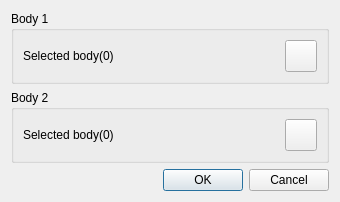
<?xml version="1.0" encoding="UTF-8"?>
<ui version="4.0">
 <class>BoolOptionDialog</class>
 <widget class="QDialog" name="BoolOptionDialog">
  <property name="geometry">
   <rect>
    <x>0</x>
    <y>0</y>
    <width>340</width>
    <height>181</height>
   </rect>
  </property>
  <property name="windowTitle">
   <string>Bool Dialog</string>
  </property>
  <layout class="QGridLayout" name="gridLayout_3">
   <item row="0" column="0">
    <widget class="QGroupBox" name="groupBox">
     <property name="title">
      <string>Body 1</string>
     </property>
     <layout class="QGridLayout" name="gridLayout">
      <item row="0" column="0">
       <widget class="QLabel" name="edgelabel">
        <property name="text">
         <string>Selected body(0)</string>
        </property>
       </widget>
      </item>
      <item row="0" column="1">
       <widget class="QPushButton" name="geoSelectSurface">
        <property name="sizePolicy">
         <sizepolicy hsizetype="Minimum" vsizetype="Minimum">
          <horstretch>0</horstretch>
          <verstretch>0</verstretch>
         </sizepolicy>
        </property>
        <property name="minimumSize">
         <size>
          <width>32</width>
          <height>32</height>
         </size>
        </property>
        <property name="maximumSize">
         <size>
          <width>32</width>
          <height>32</height>
         </size>
        </property>
        <property name="styleSheet">
         <string notr="true">background-image: url(:/QUI/geometry/selectface.png);</string>
        </property>
        <property name="text">
         <string/>
        </property>
        <property name="checkable">
         <bool>true</bool>
        </property>
       </widget>
      </item>
     </layout>
    </widget>
   </item>
   <item row="1" column="0">
    <widget class="QGroupBox" name="groupBox_2">
     <property name="title">
      <string>Body 2</string>
     </property>
     <layout class="QGridLayout" name="gridLayout_2">
      <item row="0" column="0">
       <widget class="QLabel" name="edgelabel_1">
        <property name="text">
         <string>Selected body(0)</string>
        </property>
       </widget>
      </item>
      <item row="0" column="1">
       <widget class="QPushButton" name="geoSelectSurface_1">
        <property name="sizePolicy">
         <sizepolicy hsizetype="Minimum" vsizetype="Minimum">
          <horstretch>0</horstretch>
          <verstretch>0</verstretch>
         </sizepolicy>
        </property>
        <property name="minimumSize">
         <size>
          <width>32</width>
          <height>32</height>
         </size>
        </property>
        <property name="maximumSize">
         <size>
          <width>32</width>
          <height>32</height>
         </size>
        </property>
        <property name="styleSheet">
         <string notr="true">background-image: url(:/QUI/geometry/selectface.png);</string>
        </property>
        <property name="text">
         <string/>
        </property>
        <property name="checkable">
         <bool>true</bool>
        </property>
       </widget>
      </item>
     </layout>
    </widget>
   </item>
   <item row="2" column="0">
    <widget class="QDialogButtonBox" name="buttonBox">
     <property name="orientation">
      <enum>Qt::Horizontal</enum>
     </property>
     <property name="standardButtons">
      <set>QDialogButtonBox::Cancel|QDialogButtonBox::Ok</set>
     </property>
    </widget>
   </item>
  </layout>
 </widget>
 <resources>
  <include location="../qrc/qianfan.qrc"/>
 </resources>
 <connections>
  <connection>
   <sender>buttonBox</sender>
   <signal>accepted()</signal>
   <receiver>BoolOptionDialog</receiver>
   <slot>accept()</slot>
   <hints>
    <hint type="sourcelabel">
     <x>248</x>
     <y>254</y>
    </hint>
    <hint type="destinationlabel">
     <x>157</x>
     <y>274</y>
    </hint>
   </hints>
  </connection>
  <connection>
   <sender>buttonBox</sender>
   <signal>rejected()</signal>
   <receiver>BoolOptionDialog</receiver>
   <slot>reject()</slot>
   <hints>
    <hint type="sourcelabel">
     <x>316</x>
     <y>260</y>
    </hint>
    <hint type="destinationlabel">
     <x>286</x>
     <y>274</y>
    </hint>
   </hints>
  </connection>
 </connections>
</ui>
